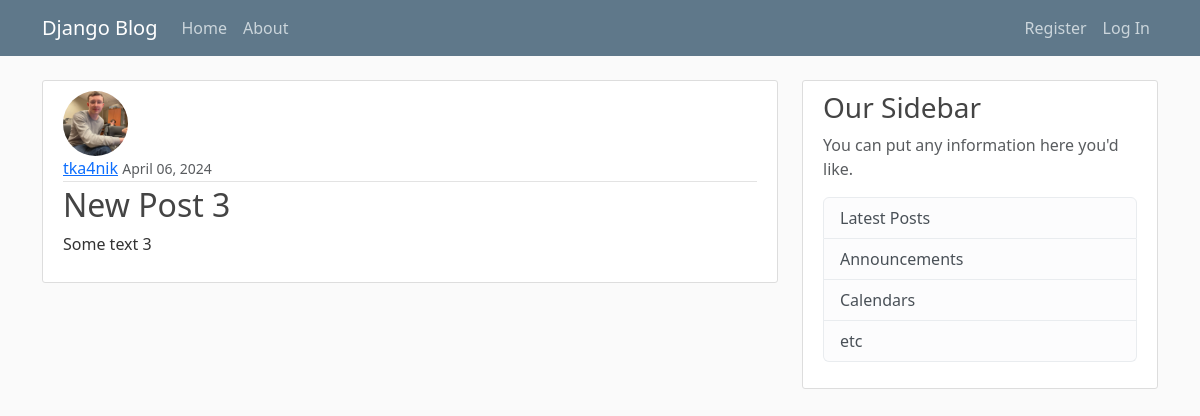
Screenshot of /post/9/ with the database file from the repository.
### blog/models.py (models this page shows, shortened)
class Post(models.Model):
    title = models.CharField(max_length=100)
    content = models.TextField()
    date_posted = models.DateTimeField(default=timezone.now)
    author = models.ForeignKey(User, on_delete=models.CASCADE)  # другая БД с которой мы связываемся

### users/models.py (models this page shows, shortened)
class Profile(models.Model):
    user = models.OneToOneField(User, on_delete=models.CASCADE)
    image = models.ImageField(default='default.jpg', upload_to='profiles_pics')

### blog/views.py (the view)
# urls.py: path('post/<int:pk>/', PostDetailView.as_view(), name='post-detail'),
class PostDetailView(DetailView):
    model = Post

### blog/templates/blog/post_detail.html (shortened to what this page needs)
{% extends "blog/base.html" %}
{% block content %}
<article class="media content-section">
    <img class='rounded-circle article-img' src="{{ object.author.profile.image.url }}">
    <div class="media-body">
        <div class="article-metadata">
            <a class="mr-2" href="#">{{ object.author }}</a>
            <small class="text-muted">{{ object.date_posted|date:"F d, Y" }}</small>
        </div>
        <h2 class="article-title">{{ object.title }}</h2>
        <p class="article-content">{{ object.content }}</p>
    </div>
</article>
{% endblock content %}

### blog/static/blog/main.css (style rules this page uses)
body { background: #fafafa; color: #333333; margin-top: 5rem; }
h1, h2, h3, h4, h5, h6 { color: #444444; }
.content-section { background: #ffffff; padding: 10px 20px; border: 1px solid #dddddd; border-radius: 3px; margin-bottom: 20px; }
.article-title { color: #444444; }
.article-content { white-space: pre-line; }
.article-img { height: 65px; width: 65px; margin-right: 16px; }
.article-metadata { padding-bottom: 1px; margin-bottom: 4px; border-bottom: 1px solid #e3e3e3 }

### rows the page displays
Post: author.profile.image (picture), author "tka4nik", date_posted "April 06, 2024", title "New Post 3", content "Some text 3"
